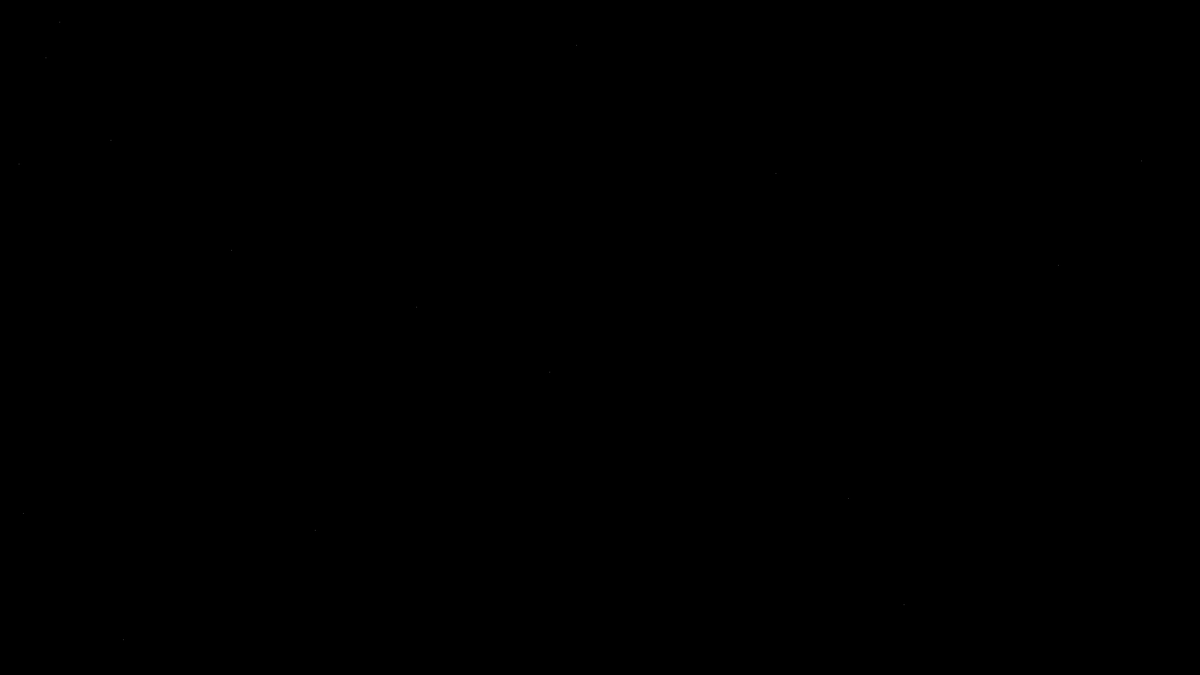
Frame 1 (no input)
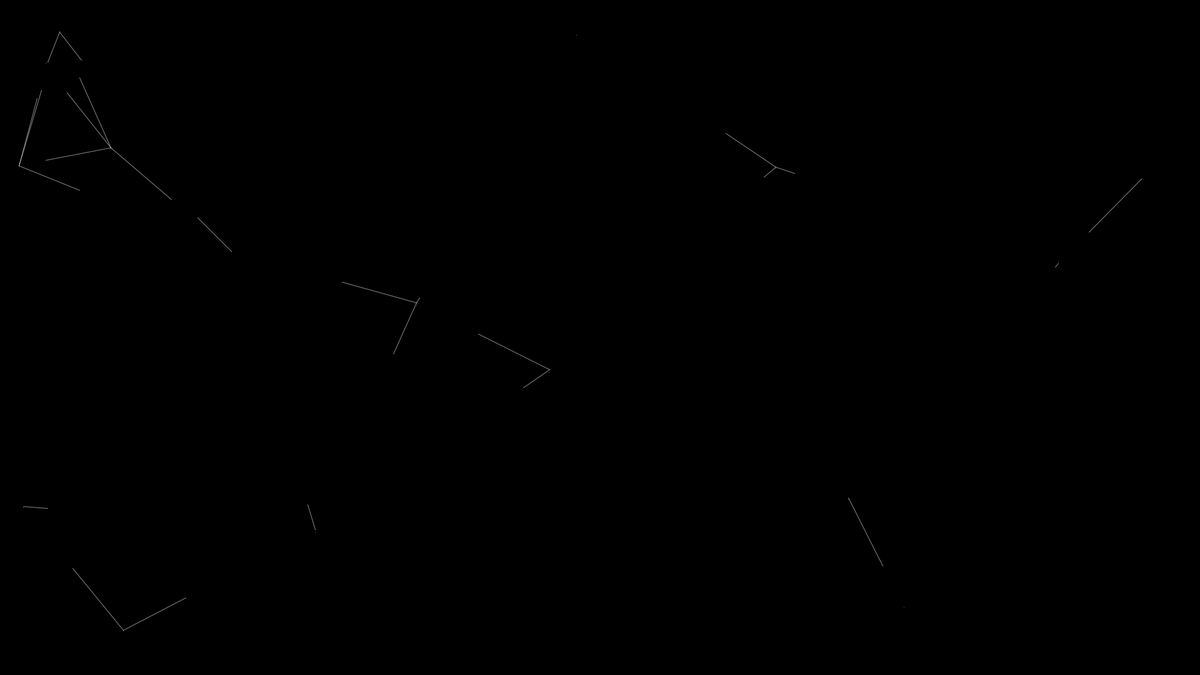
Frame 60 (the mouse pressed at the canvas centre just before this capture)
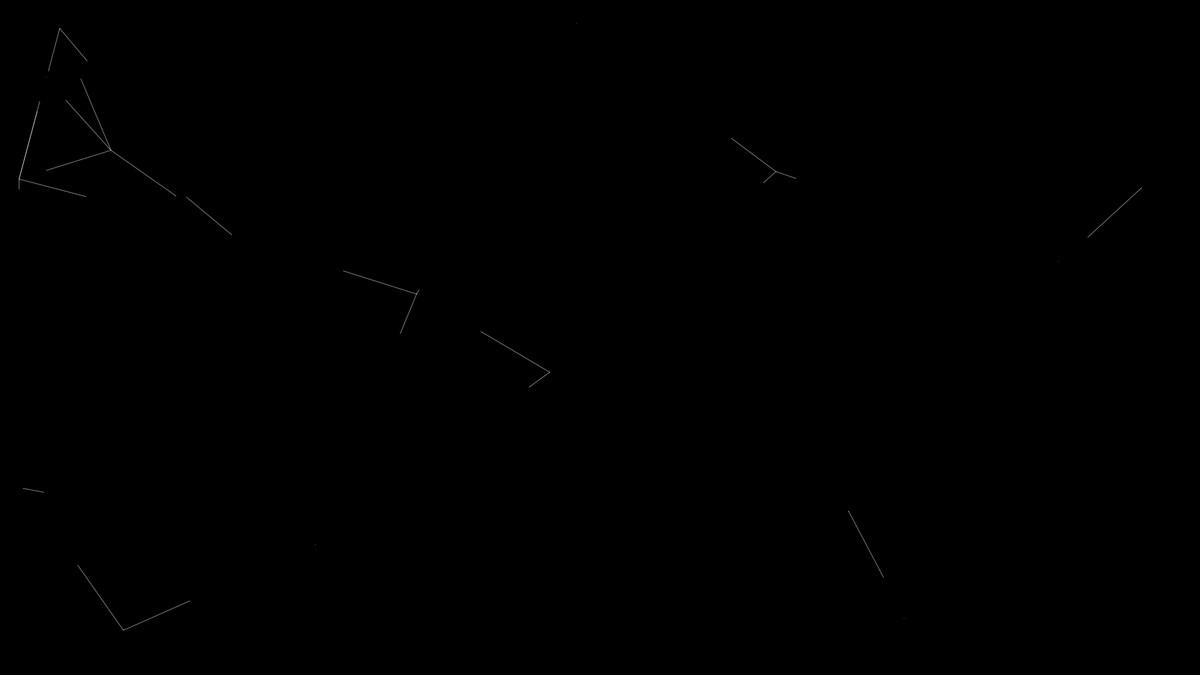
Frame 120 (the mouse held since frame 60 and released just before this capture)

The Processing sketch that drew these frames (run headless with seeded random() and noise(); from frame 60 on, the mouse is pressed at the canvas centre):

// Processing sketch: Pool
// ── Pool.pde
/**
 * Constants
 */

private static final int MAX_PEAKS = 16;

/**
 * Values
 */

private Peak firstPeak;

/**
 * Lifecycle
 */

void setup() {
  size(1920, 1080);
  // fullScreen();
  // fullScreen(2);
  background(0);

  firstPeak = buildPeak();
  firstPeak.nextPeak = buildPeak();
}

void draw() {
  background(0);
  stroke(0x88FFFFFF);

  Peak lastPeak = firstPeak;
  Peak currentPeak = firstPeak;
  int peakCounter = 0;
  while (currentPeak != null) {

    if (!currentPeak.updateAndDraw()) {
      lastPeak.nextPeak = null;
      lastPeak.nextPeak = buildPeak();
    } else if (++peakCounter < MAX_PEAKS && currentPeak.nextPeak == null) {
      currentPeak.nextPeak = buildPeak();
    }

    lastPeak = currentPeak;
    currentPeak = lastPeak.nextPeak;
  }
}

private Peak buildPeak() {
  return new Peak(null, random(width), random(height));
}
// ── Peak.pde
class Peak {

  private Peak nextPeak;

  private float x;

  private float y;

  Peak(final Peak nextPeak, final float x, final float y) {
    this.nextPeak = nextPeak;
    this.x = x;
    this.y = y;
  }

  @Override
    String toString() {
    return "[" + super.toString() + " - " + x * y + " - x: " + x + ", y: " + y + "]";
  }

  boolean updateAndDraw() {

    Peak currentPeak = nextPeak;
    Peak closestPeak = null;
    float closestPeakDistance = x * 2f;
    while (currentPeak != null && currentPeak != this) {

      final float distanceToOtherPeak = distanceToPeak(currentPeak);
      if (distanceToOtherPeak < 512f) {
        
        final float lineLength = distanceToOtherPeak * (1f - (distanceToOtherPeak / 512f));
        
        final float angleToOtherPeak = angleToPeak(currentPeak);

        line(
          x, 
          y, 
          x + (cos(angleToOtherPeak) * lineLength), 
          y + (sin(angleToOtherPeak) * lineLength)
          );
      }

      currentPeak = currentPeak.nextPeak;
    }

    //x += getJitter();
    y += getJitter();

    point(x, y);

    if (x < 0f || x > width || y < 0f || y > height) {
      return false;
    } else {
      return true;
    }
  }

  private float getJitter() {
    return 4f - random(8f);
  }

  private float distanceToPeak(final Peak otherPeak) {
    return distance(x, y, otherPeak.x, otherPeak.y);
  }

  private float distance(
    final float x1, 
    final float y1, 
    final float x2, 
    final float y2
    ) {
    return sqrt(
      pow((x2 - x1), 2) + pow((y2 - y1), 2)
      );
  }

  private float angleToPeak(final Peak otherPeak) {
    return angle(x, y, otherPeak.x, otherPeak.y);
  }

  private float angle(
    final float x1, 
    final float y1, 
    final float x2, 
    final float y2
    ) {
    final float calcAngle = atan2(
      -(y1 - y2), 
      x2 - x1
      );

    if (calcAngle < 0) {
      return calcAngle + TWO_PI;
    } else {
      return calcAngle;
    }
  }
}
// ── Vertex.pde
class Vertex {

  private ArrayList<Vertex> connectedVertices;

  private float x;

  private float y;

  private float poolLeftBound;

  private float poolRightBound;

  private float poolUpperBound;

  private float poolBottomBound;

  private float poolShrinkXVelocity;

  private float poolShrinkYVelocity;

  Vertex(final float x, final float y) {
    this.connectedVertices = new ArrayList<Vertex>();

    this.x = x;
    this.y = y;
    poolLeftBound = 0f;
    poolRightBound = width;
    poolUpperBound = 0f;
    poolBottomBound = height;
    //poolShrinkXVelocity = 10f + random(1f) * 0f * 0f * 0f;
    //poolShrinkYVelocity = random(1f) * poolShrinkXVelocity;
  }

  @Override
    String toString() {
    return "[" + super.toString() + " - " + x * y + " - x: " + x + ", y: " + y + "]";
  }

  ArrayList<Vertex> getConnectedVertices() {
    return connectedVertices;
  }

  int drawConnectionsAndUpdate(int connectionCounter) {

    //ellipse(x, y, 8f, 8f);
    ++connectionCounter;

    for (final Vertex connectedVertex : connectedVertices) {
      connectionCounter += connectedVertex.drawConnectionsAndUpdate(connectionCounter);
      drawConnectionToVertex(connectedVertex);
    }

    //for (int i = 0; i < 8; i++) {
    x += getJitter();
    y += getJitter();
    //}

    //ellipse(x, y, 20f, 20f);

    poolLeftBound += poolShrinkXVelocity;
    poolRightBound -= poolShrinkXVelocity;
    poolUpperBound +=  poolShrinkYVelocity;
    poolBottomBound -=  poolShrinkYVelocity;

    if (x < poolLeftBound) {
      x = poolLeftBound;
    } else if (x > poolRightBound) {
      x = poolRightBound;
    }

    if (y < poolUpperBound) {
      y = poolUpperBound;
    } else if (y > poolBottomBound) {
      y = poolBottomBound;
    }

    if (poolLeftBound >= poolRightBound - poolShrinkXVelocity) {
      poolShrinkXVelocity = -poolShrinkXVelocity;
    }
    if (poolUpperBound >= poolBottomBound) {
      poolShrinkYVelocity = -poolShrinkYVelocity;
    }

    final int numOfConnectedVertices = connectedVertices.size();

    if (connectionCounter < 2 && numOfConnectedVertices < 2 && millis() % 33 == 0) {
      addConnectedVertex();
    } else if (millis() % 44 == 0 && numOfConnectedVertices > 2) {
      final int randomVertexIndex = (int) random(numOfConnectedVertices - 1f);
      connectedVertices.remove(randomVertexIndex);
    }

    return connectionCounter;
  }

  void drawConnectionToVertex(final Vertex nextVertex) {
    line(x, y, nextVertex.x, nextVertex.y);
  }

  void addConnectedVertex() {
    //final Vertex[] newConnectedVertices = new Vertex[connectedVertices.length + 1];
    //for (int i = 0; i < newConnectedVertices.length; i++) {
    //  if (i < newConnectedVertices.length - 1) {
    //    newConnectedVertices[i] = connectedVertices[i];
    //  } else {
    //    newConnectedVertices[i] = 
    //  }
    //}

    //connectedVertices = newConnectedVertices;
    connectedVertices.add(
      new Vertex(x + (getJitter() * 128f), y + (getJitter() * 128f))
      );
  }

  //private void drawConnections() {
  //  Peak currentPeak = nextPeak;
  //  //Peak closestPeak = null;
  //  //float closestPeakDistance = x * 2f;
  //  int connectionCount = 0;
  //  while (connectionCount < 2 && currentPeak != null && currentPeak != this) {

  //    final float distanceToOtherPeak = distanceToPeak(currentPeak);
  //    if (distanceToOtherPeak < 128f) {

  //      //final float lineLength = distanceToOtherPeak * (1f - (distanceToOtherPeak / 256f));
  //      final float lineLength = distanceToOtherPeak;

  //      final float angleToOtherPeak = angleToPeak(currentPeak);
  //      for (int i = 0; i < 1; i++) {
  //        line(
  //          x, 
  //          y, 
  //          x + (cos(angleToOtherPeak) * lineLength), 
  //          y + (sin(angleToOtherPeak) * lineLength)
  //          );

  //          x += getJitter();
  //          y += getJitter();

  //          //int alpha = (int) ((float) (i + 1) / 16) * 255;
  //          //stroke(getRandomColorWithAlpha(alpha));
  //      }

  //      ++connectionCount;
  //    }

  //    currentPeak = currentPeak.nextPeak;
  //  }
  //}

  private float getJitter() {
    return 1f - random(2f);
  }

  private float distanceToVertex(final Vertex otherVertex) {
    return distance(x, y, otherVertex.x, otherVertex.y);
  }

  private float distance(
    final float x1, 
    final float y1, 
    final float x2, 
    final float y2
    ) {
    return sqrt(
      pow((x2 - x1), 2) + pow((y2 - y1), 2)
      );
  }

  private float angleToVertex(final Vertex otherVertex) {
    return angle(x, y, otherVertex.x, otherVertex.y);
  }

  private float angle(
    final float x1, 
    final float y1, 
    final float x2, 
    final float y2
    ) {
    final float calcAngle = atan2(
      -(y1 - y2), 
      x2 - x1
      );

    if (calcAngle < 0) {
      return calcAngle + TWO_PI;
    } else {
      return calcAngle;
    }
  }

  private color getRandomColorWithAlpha(final int alpha) {
    //if (millis() % 10 == 0) {
    final int brightness = 100 + (int) random(155);
    return color(
      brightness, 
      brightness, 
      brightness, 
      alpha
      );
    //} else {
    //  return color(
    //    (int) 100 + random(155), 
    //    (int) 100 + random(155), 
    //    (int) 100 + random(155), 
    //    alpha
    //    );
    //}
  }
}
